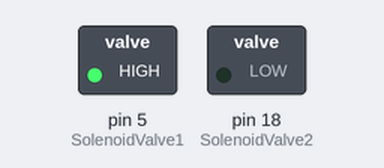
The sketch below on a simulated Arduino Uno, built with avr-gcc and run on an emulated ATmega328P. Shown: switched loads named in the sketch (green lamp = pin HIGH).

Above: at 12.5 s.
At 39.5 s:
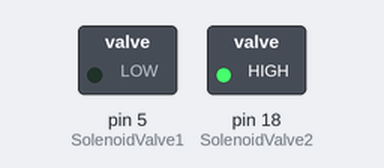
At 63.0 s:
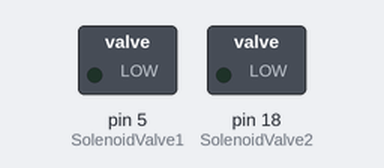
Timing chart, 0 to 96.2 s (numbered marks = the images above):
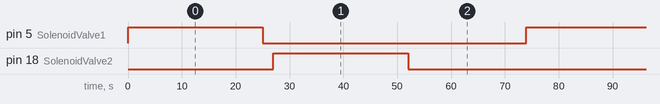

Measured:
- by itself, pin 5 (SolenoidValve1), pin 18 (SolenoidValve2): alternates HIGH for 25.0 s and LOW for 49.0 s

The sketch:

Test_Relay_SolenoidValve.ino
```cpp
#define SolenoidValve1 5
#define SolenoidValve2 18

void setup(){
 pinMode(SolenoidValve1, OUTPUT);
 pinMode(SolenoidValve2, OUTPUT);
}

void loop(){
 digitalWrite(SolenoidValve1,HIGH);
 delay(25000);
 digitalWrite(SolenoidValve1,LOW);
 delay(2000);
 digitalWrite(SolenoidValve2,HIGH);
 delay(25000);
 digitalWrite(SolenoidValve2,LOW);
 delay(2000);
 digitalWrite(SolenoidValve1,LOW);
 delay(10000);
 digitalWrite(SolenoidValve2,LOW);
 delay(10000);
}
```
